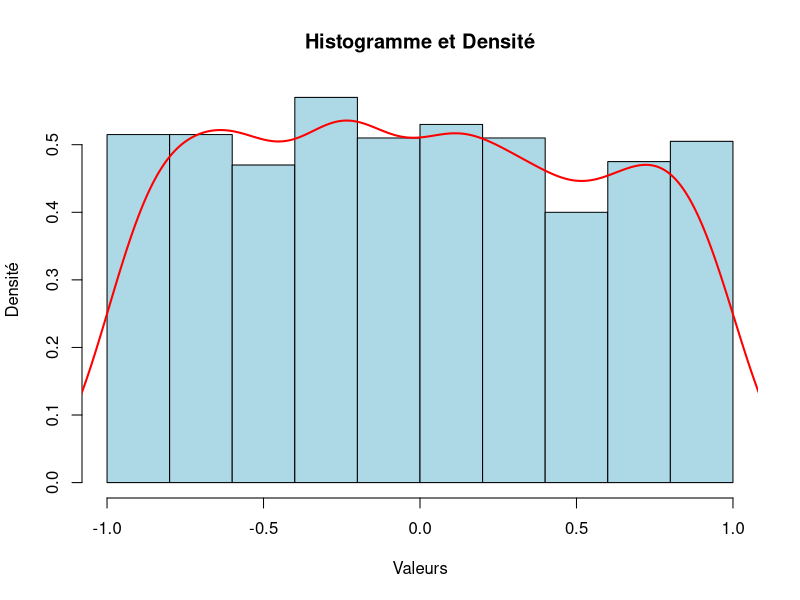
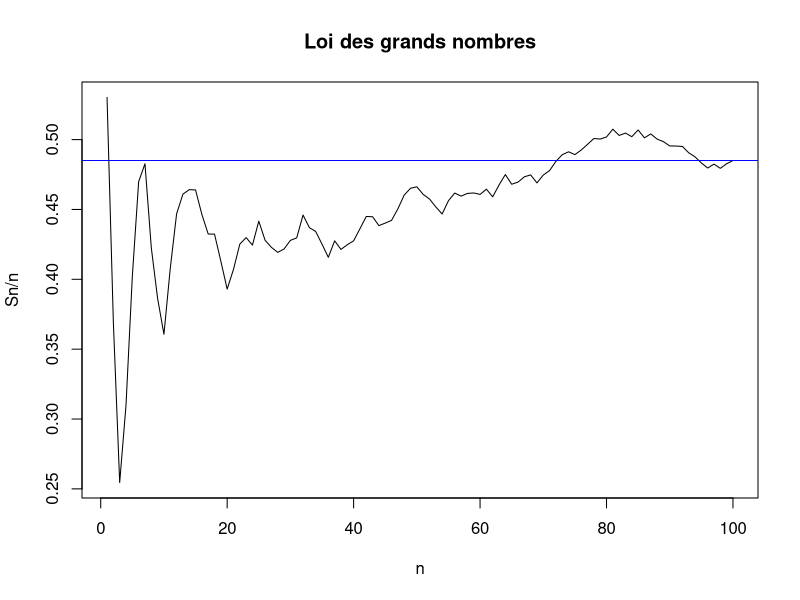
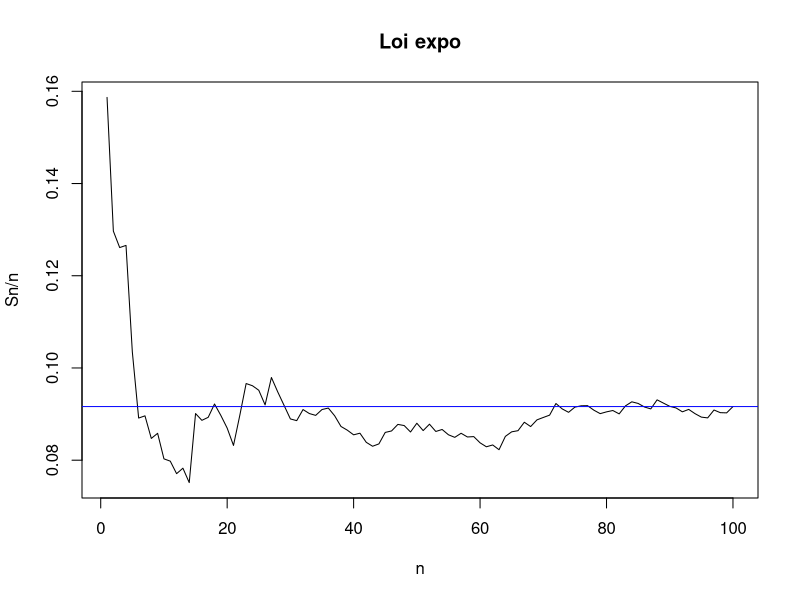
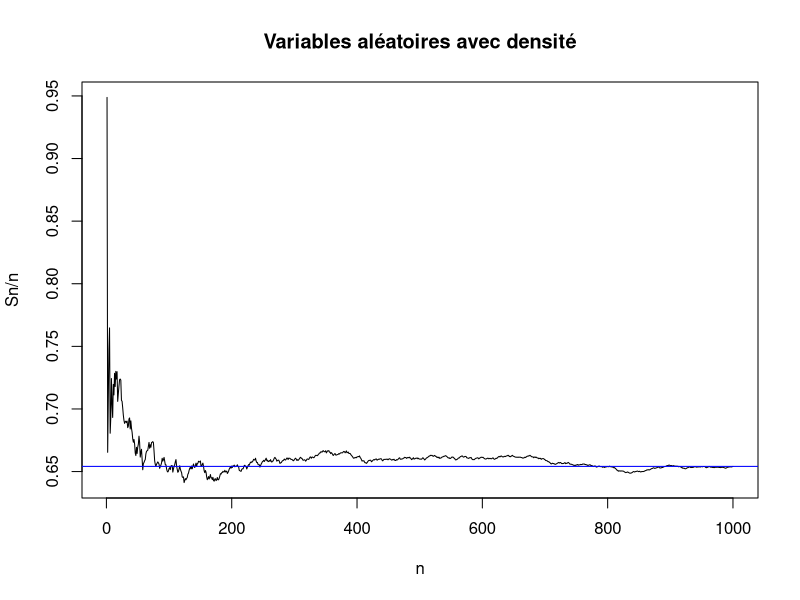
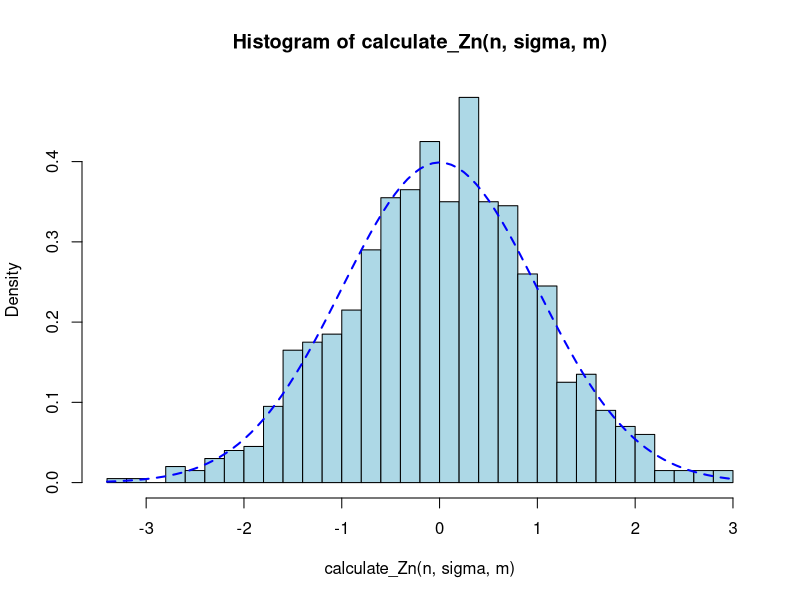
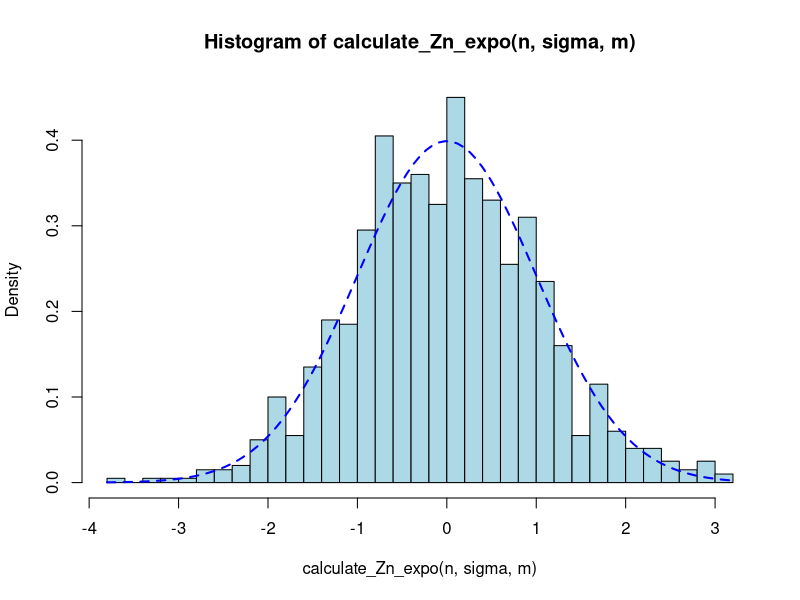
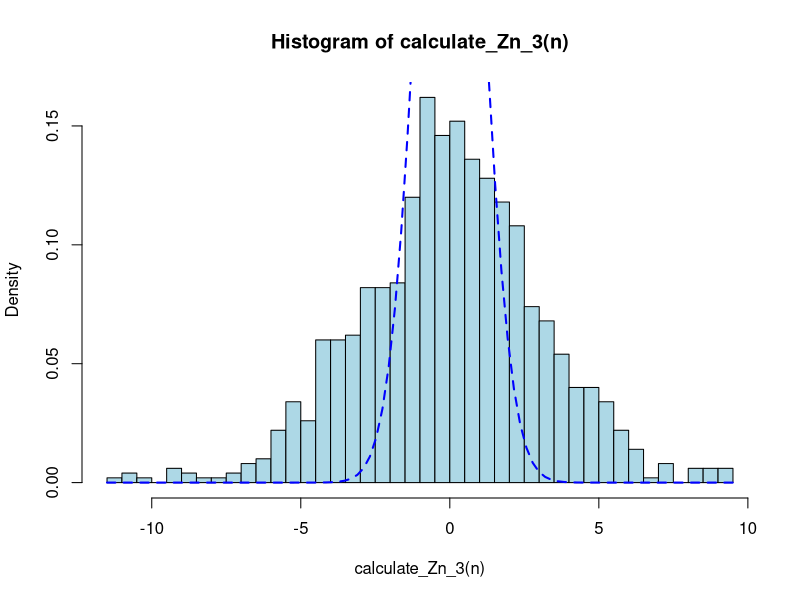
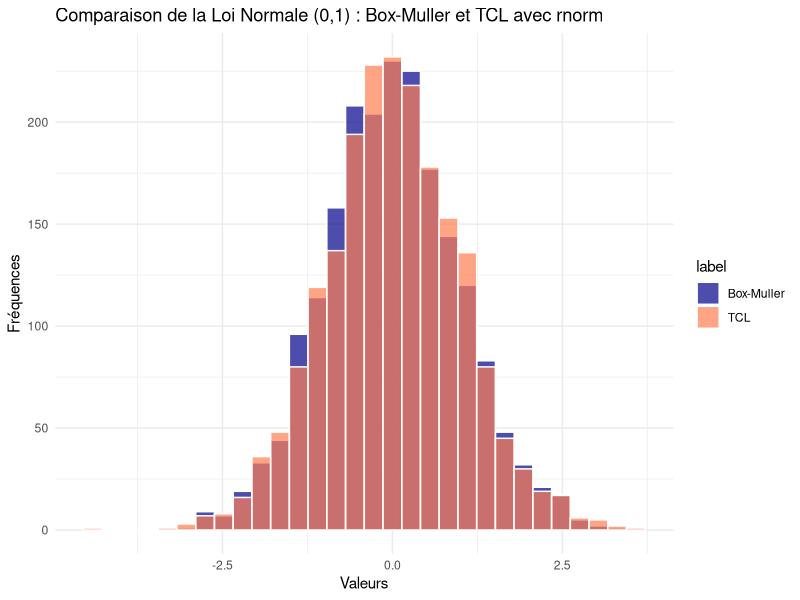

Write the R code that produced these figures, in order.
###################  EXERCICE 1 ###################

#1
bernoulli <- function(p) { #Fonction pour simuler bernouilli
  nbr <-runif(1) #Ceci génère un nombre aléatoire uniformément distribué sur [0;1]
  if (nbr <= p){
    res <- 1 #Si le nombre tiré est plus petit ou égal à p alors res prend 1
  } else {
    res <- 0 #Sinon res prend 0
  }
  return(res) #On retourne le res
}
testber <- bernoulli(0.7)
print(testber)
#==================================================================================================#
#2
binomial <- function(n, p){ #Fonction pour simuler binomial
  nbr<- runif(n) # Va générer n nombre entre [0;1] et le mettre dans nbr[] qui seras un tableau dans ce cas là
  compt<-0 #Compteur 
  
  for (i in 1:n) { # Pour i de 1 à n choisis en argument
    if (nbr[i]<=p) {
      compt<- compt +1 #On compte le nombre de fois que nbr[i] est plus petit ou égal à p 
    }
  }
  return(compt) #Retourne le compteur
}
testbino<-binomial(10,0.7)
print(testbino)
#==================================================================================================#
#3
geo<-function(p){ #Fonction pour simuler géométrique
  compt <- 1 #Compteur 
  while (runif(1)>p){ #Tant que le nombre généré aléatoire est supérieur à p on continue
    compt<- compt +1
  }
  return(compt) #Retourne le compteur
}

testgeo<-geo(0.7)
print(testgeo)
#==================================================================================================#
#4
uniforme<- function(k){ #Fonction uniforme1
  nbr<-round(runif(1, 1, k)) #On souhaite avoir une expérience entre 1 et k 
  return(nbr) #On retourne le nombre obtenu
}

testuni<-uniforme(2)
print(testuni)
#==================================================================================================#
#5
uniforme2 <- function(k) { #Fonction uniforme2
  nbr <- runif(k, -1, 1) # On veut à présent réaliser pour k fois entre -1 et 1, k pris en entré 
  histo <- hist(nbr, plot = FALSE)
  densite <- density(nbr)
  
  
  # Tracer l'histogramme
  plot(histo, main = "Histogramme et Densité", col = "lightblue", xlim = c(-1, 1),freq = FALSE, xlab = "Valeurs", ylab = "Densité")
  
  # Tracer la densité estimée
  lines(densite, col = "red", lwd = 2)#On utilise line car on veut une courbe et lwd=2 pour la largeur 
  
}
# Exemple d'utilisation avec k = 1000
uniforme2(1000)

#=============================================================================================

#===================Exercice 2==================#
#===================Question 1==================#

# Fonction pour simuler une variable aléatoire de Bernoulli
simulate_bernoulli <- function(p) {
  u <- runif(1)  # Générer une variable aléatoire uniforme sur [0, 1]
  if (u < 1 - p) {
    return(0)
  } else {
    return(1)
  }
}

# Paramètre de la loi de Bernoulli
p <- 0.5

cat("Prenons un paramètre p de ", p, "pour la loi de Bernoulli \n")

# Simuler une variable aléatoire de Bernoulli
result <- simulate_bernoulli(p)

cat("Variable aléatoire de Bernoulli simulée:", result, "\n")


#===================Question 2==================#

# Fonction pour simuler une variable aléatoire géométrique
simulate_geometric <- function(p) {
  u <- runif(1)  # Générer une variable aléatoire uniforme sur [0, 1)
  x <- ceiling(log(1 - u) / log(1 - p))
  return(x)
}

# Paramètre de la loi géométrique
p <- 0.3

cat("Prenons un paramètre p de ", p, "pour la loi Géométrique \n")

# Simuler une variable aléatoire géométrique
result <- simulate_geometric(p)

cat("Variable aléatoire géométrique simulée:", result, "\n")


#===================Question 3==================#

# Fonction pour simuler une variable aléatoire de Poisson
simulate_poisson <- function(lambda) {
  u <- runif(1)  # Générer une variable aléatoire uniforme sur [0, 1)
  x <- 0
  F <- exp(-lambda)
  while (u >= F) {
    x <- x + 1
    F <- F + exp(-lambda) * (lambda^x) / factorial(x)
  }
  return(x)
}

# Paramètre de la loi de Poisson
lambda <- 2.5

cat("Prenons un paramètre lambda de ", lambda, "pour la loi de Poisson \n")

# Simuler une variable aléatoire de Poisson
result <- simulate_poisson(lambda)

cat("Variable aléatoire de Poisson simulée:", result, "\n")

#===================Question 4==================#

# Fonction pour simuler une variable aléatoire exponentielle
simulate_exponential <- function(lambda) {
  u <- runif(1)  # Générer une variable aléatoire uniforme sur [0, 1)
  x <- -log(1 - u) / lambda
  return(x)
}

# Paramètre de la loi exponentielle
lambda <- 0.5

cat("Prenons un paramètre lambda de ", lambda, "pour la loi exponentielle \n")

# Simuler une variable aléatoire exponentielle
result <- simulate_exponential(lambda)

cat("Variable aléatoire exponentielle simulée:", result, "\n")


###################  EXERCICE 3 ###################
#Q1
N<-100 # Nombre de variables à sumuler
Xn<-runif(N) # Xn se présente comme un tableau dans lequel une case est un runif()
S<-cumsum(Xn) # Permet de faire une somme cumulative des Xn
m<-mean(Xn) #Fonction qui permet de calculer la moyenne de Xn
Sn_n<-S/1:N 
# Tracer les courbes sur un même graphe
plot(1:N, Sn_n, type = "l", xlab = "n", ylab = "Sn/n", main = "Loi des grands nombres")
abline(h = m, col = "blue", lty = 1) #On utilise abline car on veut une ligne droite, h pour une ligne horizontale et lty=1 pour une ligne pleine
#==================================================================================================#
#Q2
N<-100 # Nombre de variables à sumuler
lambda<-10
Xn<-rexp(N, lambda) #La fonction rexp(N,lambda) permet de lancer N fois une loi exponentielle de paramètre lambda
S<-cumsum(Xn)
m<-mean(Xn)
Sn_n<-S/1:N
plot(1:N, Sn_n, type = "l", xlab = "n", ylab = "Sn/n", main = "Loi expo")
abline(h = m, col = "blue", lty = 1) #On utilise abline car on veut une ligne droite, h pour une ligne horizontale et lty=1 pour une ligne pleine
#==================================================================================================#
# Q3
N <- 1000
# Fonction de densité
f_density <- function(x) { #Fonction de densité de l'énoncé
  if (x >= 0 & x <= 1) {
    return(2 * x)
  } else {
    return(0)
  }
}
# Fonction inverse de la fonction de répartition
inverse_cdf <- function(u) {
  sqrt(u)
}
# Générer des variables aléatoires en inversant la fonction de répartition
Xn <- inverse_cdf(runif(N))
S <- cumsum(Xn)
m <- mean(Xn)
Sn_n <- S/1:N

# Tracer les courbes sur un même graphe
plot(1:N, Sn_n, type = "l", xlab = "n", ylab = "Sn/n", main = "Variables aléatoires avec densité")
abline(h = m, col = "blue", lty = 1) #On utilise abline car on veut une ligne droite, h pour une ligne horizontale et lty=1 pour une ligne pleine
#==================================================================================================#
#=====================Exercice 4========================#
#=====================Question 1========================#
#
#
# Paramètres
n <- 1000    # Nombre d'itérations
Zn <- numeric(n)
sigma <- sqrt(1/12)   # Écart-type de la distribution uniforme
m <- 1/2       # Moyenne de la distribution uniforme

# Fonction pour calculer la suite Zn avec le TCL
calculate_Zn <- function(n, sigma, m) {
  for (i in 1:n) {
    Xn <- runif(n)
    Sn <- cumsum(Xn)
    Zn[i] <- (sqrt(i) / sigma) * ((Sn[i] / i) - m)
  }
  return(Zn)
}


hist(calculate_Zn(n,sigma,m),breaks = 30, prob = TRUE, col = 'lightblue')
curve(exp(-x^2/2)/sqrt(2*pi), add = TRUE, col = 'blue', lty = 2, lwd = 2)  # Ajout de la densité de la loi gaussienne en bleu

#
#
#=====================Exercice 4 question 2====================#
#
#
#
# Paramètres
lambda<-10
n <- 1000    # Nombre d'itérations
Zn <- numeric(n)
sigma <- sqrt(1/lambda^2)   # Écart-type de la distribution uniforme
m <- 1/lambda       # Moyenne de la distribution uniforme



#La fonction rexp(N,lambda) permet de lancer N fois une loi exponentielle de paramètre lambda
# Fonction pour calculer la suite Zn avec le TCL
calculate_Zn_expo <- function(n, sigma, m) {
  for (i in 1:n) {
    Xn<-rexp(n, lambda)
    Sn <- cumsum(Xn)
    Zn[i] <- (sqrt(i) / sigma) * ((Sn[i] / i) - m)
  }
  return(Zn)
}



hist(calculate_Zn_expo(n,sigma,m),breaks = 30, prob = TRUE, col = 'lightblue')
curve(exp(-x^2/2)/sqrt(2*pi), add = TRUE, col = 'blue', lty = 2, lwd = 2)  # Ajout de la densité de la loi gaussienne en bleu


#=====================Exercice 4 question 3====================#
#
#
#
#


# Nombre d'échantillons à générer
n <- 1000

#Calcul de la suite de la 3ème question
calculate_Zn_3 <- function(n) {
  for (i in 1:n) {
    val <- runif(n)
    Xn <- sqrt(val)
    m <- mean(Xn) # Calcul de l'écart type
    sigma <- mean(Xn^2)-m^2 #Calcul de la moyenne de distribution
    Sn <- cumsum(Xn)
    Zn[i] <- (sqrt(i) / sigma) * ((Sn[i] / i) - m)
  }
  return(Zn)
}

hist(calculate_Zn_3(n),breaks = 30, prob = TRUE, col = 'lightblue')
curve(exp(-x^2/2)/sqrt(2*pi), add = TRUE, col = 'blue', lty = 2, lwd = 2)  # Ajout de la densité de la loi gaussienne en bleu

#===========================================================================================#


#==============================================================================================
#==============================================================================================

#======================Exercice 5 - Box-Muller Partie 1 : Box-Muller & TCL=================#
library(ggplot2)
# On définit le nombre d'échantillons à générer
n <- 1000

# On initialise les X et Y pour stocker les échantillons générés par la méthode de Box-Muller
X <- numeric(n)
Y <- numeric(n)

# On utilise la formule pour Box-Muller donnée dans l'exercice
for (i in 1:n) {
  U <- runif(1)
  V <- runif(1)
  R <- sqrt(-2 * log(U))
  theta <- 2 * pi * V
  X[i] <- R * cos(theta)
  Y[i] <- R * sin(theta)
}
# Pour chaque itération, on génère une valeur aléatoire de u et v

# On compare les échantillons générés par la méthode de Box-Muller avec les autres méthodes
label_boxmuller <- rep("Box-Muller", n)
df_boxmuller <- data.frame(samples = c(X, Y), label = label_boxmuller)

# Conversion de la colonne 'samples' en numérique
df_boxmuller$samples <- as.numeric(df_boxmuller$samples)


# FONCTION TCL
# Paramètres
n <- 2000   # Nombre d'itérations, curieusement il faut un n qui est double
#de celui du n de box-muller : cela semble être soit un oubli, soit une curiosité lié à ggplot.
sigma <- sqrt(1/12)   # Écart-type de la distribution normale
m <- 1/2      # Moyenne de la distribution normale

Zn <- numeric(n)

# Fonction pour calculer la suite Zn avec le TCL
calculate_Zn <- function(n, sigma, m) {
  for (i in 1:n) {
    Xn <- runif(n)
    Sn <- cumsum(Xn)
    Zn[i] <- (sqrt(i) / sigma) * ((Sn[i] / i) - m)
  }
  return(Zn)
}



# Créer le dataframe pour la méthode TCL
label_tcl <- rep("TCL", n)
df_tcl <- data.frame(samples = unlist(calculate_Zn(n, sigma, m)), label = label_tcl)

# Conversion de la colonne 'samples' en numérique
df_tcl$samples <- as.numeric(df_tcl$samples)


#On combine les 2 jeux de données pour pouvoir comparer sur le graph
df_combined <- rbind(df_boxmuller, df_tcl)


#Tracé de l'histogramme, les fréquences en ordonnées, les valeurs en abscisses
# bin est le nombre de bandes choisies (= la précision, on peut augmenter son nombre pour dilluer les fréquences des valeurs
#ou diminuer son nombre pour avoir une idée de où sont centrées les valeurs

# Tracé de l'histogramme avec ggplot2
ggplot(df_combined, aes(x = samples, fill = label)) +
  geom_histogram(position = "identity", alpha = 0.7, bins = 30, color = "white") + theme_minimal() +
  labs(title = "Comparaison de la Loi Normale (0,1) : Box-Muller et TCL avec rnorm",
       x = "Valeurs",
       y = "Fréquences") +
  scale_fill_manual(values = c("Box-Muller" = "darkblue", "TCL" = "coral")) +
  theme(legend.position = "right")

#On voit donc par la superposition des 2 graphiques,que la méthode box muller semble être proche
#des méthodes utilisées précédemment. En effet, peut importe le nombre de simulation on ne distingue
#pas de différence majeure entre les 2 méthodes les fréquences sont proches les unes des autres.

#Une augmentation du bin (~>40) va accentuer les différences entre les 2 méthodes, ce qui semble logique
#car l'on travaille avec des approximations tandis qu'un faible nombre montre en toute logique
#une différence faible

#On peut aussi jouer avec l'échantillon pour masquer les différences entre box muller et les autres méthodes
#Sur des gros échantillons ( n > 10 000) la différence de méthodes est alors quasi-invisible.


#==============================================================================================

#==============================================================================================
#==============================================================================================
#=====================Exercice 5 Part 2 : Box-Muller et Loi exponentielle===============#
library(ggplot2)
# On définit le nombre d'échantillons à générer
n <- 1000

# On initialise les X et Y pour stocker les échantillons générés par la méthode de Box-Muller
X <- numeric(n)
Y <- numeric(n)

# On utilise la formule pour Box-Muller données dans l'exercice
for (i in 1:n) {
  U <- runif(1)
  V <- runif(1)
  R <- sqrt(-2 * log(U))
  theta <- 2 * pi * V
  X[i] <- R * cos(theta)
  Y[i] <- R * sin(theta)
}
# Pour chaque itération, on génère une valeur aléatoire de u et v

# On compare les échantillons générés par la méthode de Box-Muller avec les autres méthodes
label_boxmuller <- rep("Box-Muller", n)
df_boxmuller <- data.frame(samples = c(X, Y), label = label_boxmuller)

# Conversion de la colonne 'samples' en numérique
df_boxmuller$samples <- as.numeric(df_boxmuller$samples)


#LOI EXPONENTIELLE & TCL
# Paramètres
lambda<-10
n <- 2000   # Nombre d'itérations
Zn <- numeric(n)
sigma <- sqrt(1/lambda^2)   # Écart-type de la distribution uniforme
m <- 1/lambda       # Moyenne de la distribution uniforme



#La fonction rexp(N,lambda) permet de lancer N fois une loi exponentielle de paramètre lambda
# Fonction pour calculer la suite Zn avec le TCL
calculate_Zn_expo <- function(n, sigma, m) {
  for (i in 1:n) {
    Xn<-rexp(2000, lambda)
    Sn <- cumsum(Xn)
    Zn[i] <- (sqrt(i) / sigma) * ((Sn[i] / i) - m)
  }
  return(Zn)
}



# Création du dataframe pour les simulations TCL
label_tcl <- rep("TCL",n)
df_tcl <- data.frame(samples = as.vector(calculate_Zn_expo(n, sigma, m)), label = label_tcl)

# Tracé de l'histogramme avec ggplot2
df_combined <- rbind(df_boxmuller, df_tcl)

ggplot(df_combined, aes(x = samples, fill = label)) +
  geom_histogram(position = "identity", alpha = 0.7, bins = 30, color = "white") + theme_minimal() +
  labs(title = "N(0,1) : Box-Muller vs. TCL exponentielle",
       x = "Valeurs",
       y = "Fréquences") +
  scale_fill_manual(values = c("Box-Muller" = "darkblue", "TCL" = "lightblue")) +
  theme(legend.position = "right")

#==============================================================================================
#==============================================================================================
